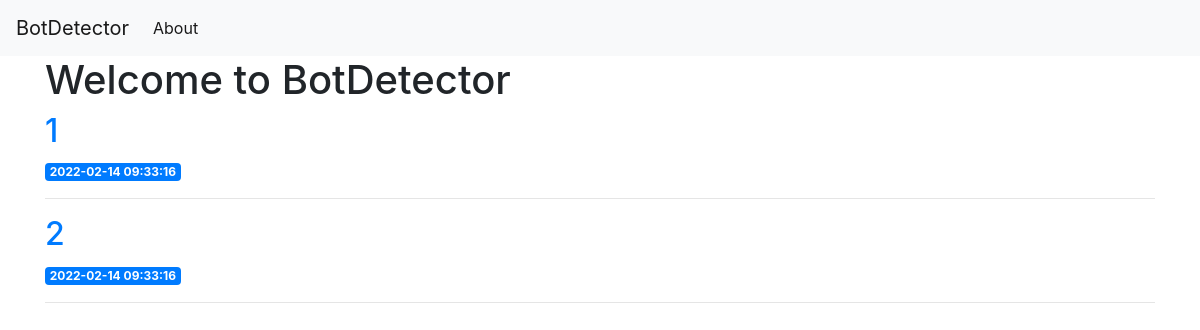
Before: / with the older database file.
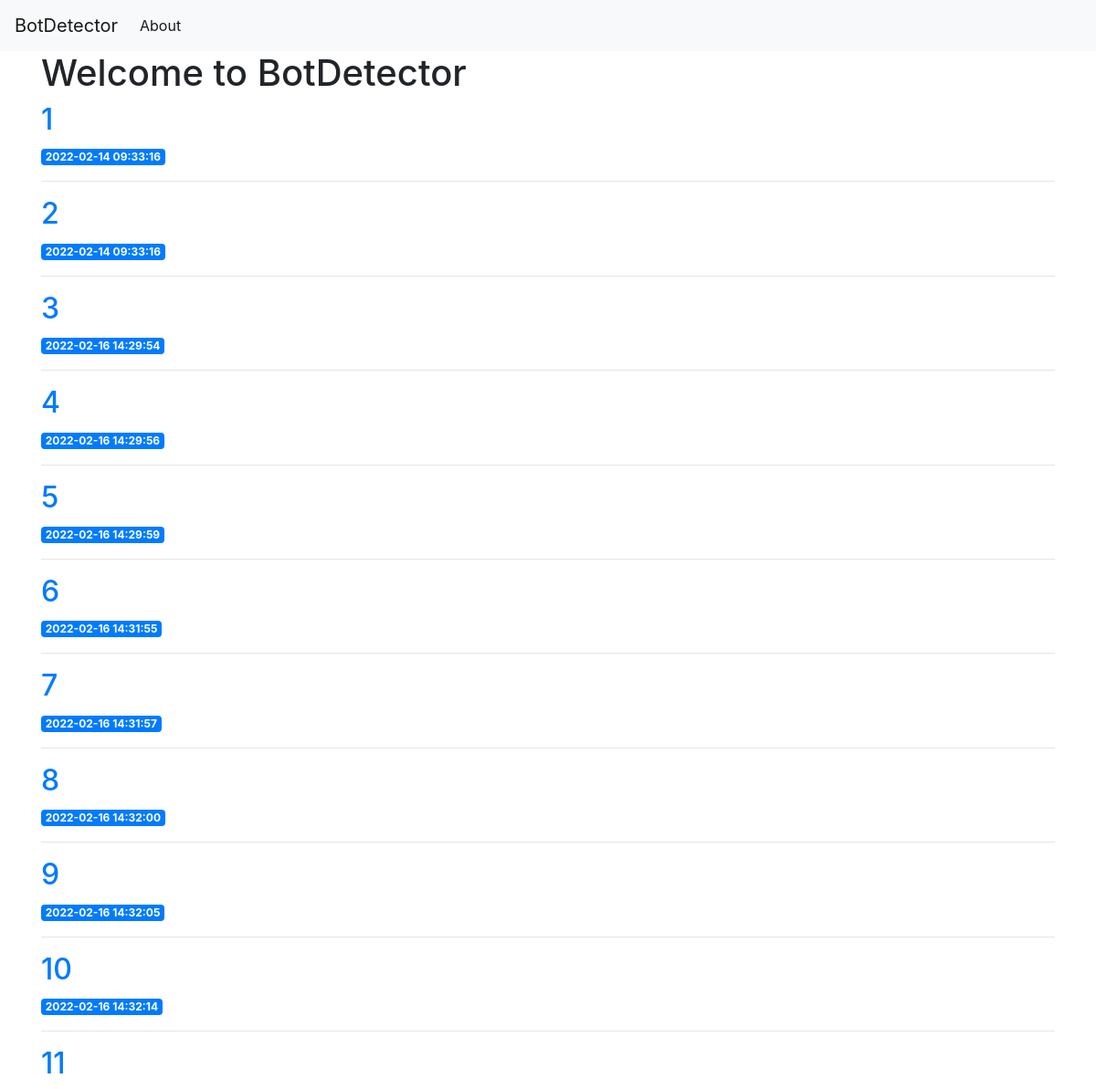
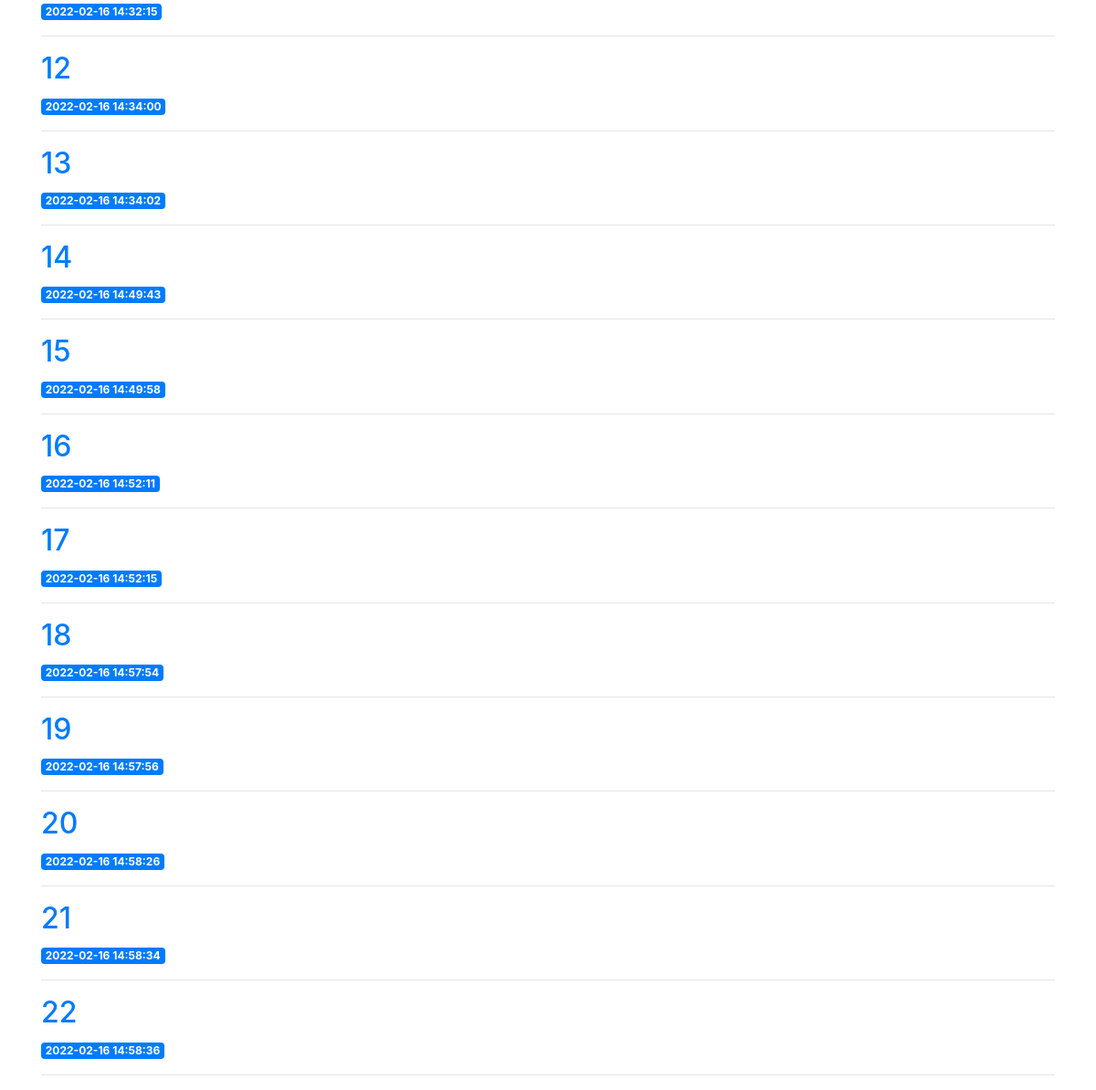
After: the same page with the newer database file (2 pictures, top to bottom).
### tables this page shows
CREATE TABLE data (
    id INTEGER PRIMARY KEY AUTOINCREMENT,
    created TIMESTAMP NOT NULL DEFAULT CURRENT_TIMESTAMP,
    isAutomated TEXT NOT NULL,
    appName TEXT NOT NULL,
    appVersion TEXT NOT NULL,
    cookieEnabled TEXT NOT NULL,
    geolocation TEXT NOT NULL,
    platform TEXT NOT NULL,
    userAgent TEXT NOT NULL,
    javaEnabled TEXT NOT NULL,
    Height INTEGER NOT NULL,
    Width INTEGER NOT NULL,
    OutHeight INTEGER NOT NULL,
    OutWidth INTEGER NOT NULL,
    Opener TEXT NOT NULL,
    evalBrowser INTEGER NOT NULL
);

### app.py (the view)
@app.route('/', methods=['GET'])
def index():
    conn = get_db_connection()
    data = conn.execute('SELECT * FROM data').fetchall()
    conn.close()
    return render_template('index.html', data=data)

### app.py (called while the page is built)
def get_db_connection():
    conn = sqlite3.connect('database.db')
    conn.row_factory = sqlite3.Row
    return conn

### templates/index.html
{% extends 'base.html' %}
{% block content %}
    <h1>{% block title %} Welcome to BotDetector {% endblock %}</h1>
    {% for post in data %}
        <a href="{{ url_for('post', post_id=post['id']) }}">
            <h2>{{ post['id'] }}</h2>
        </a>
        <span class="badge badge-primary">{{ post['created'] }}</span>
        <hr>
    {% endfor %}
{% endblock %}

### templates/base.html (shortened to what this page needs)
<!doctype html>
<html lang="en">
  <head>
    <link rel="stylesheet" href="{{ url_for('static', filename= 'css/style.css') }}">
  </head>
  <body>
    <nav class="navbar navbar-expand-md navbar-light bg-light">
        <a class="navbar-brand" href="{{ url_for('index')}}">BotDetector</a>
        <div class="collapsintegrity="sha384-ggOyR0iXCbMQv3Xipma34MD+dH/1fQ784/j6cY/iJTQUOhcWr7x9JvoRxT2MZw1T"e navbar-collapse" id="navbarNav">
            <ul class="navbar-nav">
            <li class="nav-item active">
                <a class="nav-link" href="#">About</a>
            </li>
            </ul>
        </div>
    </nav>
    <div class="container">
        {% block content %} {% endblock %}
    </div>
  </body>
</html>

Changed rows visible on the page:
added data: id "3", created "2022-02-16 14:29:54"
added data: id "4", created "2022-02-16 14:29:56"
added data: id "5", created "2022-02-16 14:29:59"
added data: id "6", created "2022-02-16 14:31:55"
added data: id "7", created "2022-02-16 14:31:57"
added data: id "8", created "2022-02-16 14:32:00"
added data: id "9", created "2022-02-16 14:32:05"
added data: id "10", created "2022-02-16 14:32:14"
added data: id "11", created "2022-02-16 14:32:15"
added data: id "12", created "2022-02-16 14:34:00"
added data: id "13", created "2022-02-16 14:34:02"
added data: id "14", created "2022-02-16 14:49:43"
added data: id "15", created "2022-02-16 14:49:58"
added data: id "16", created "2022-02-16 14:52:11"
added data: id "17", created "2022-02-16 14:52:15"
added data: id "18", created "2022-02-16 14:57:54"
added data: id "19", created "2022-02-16 14:57:56"
added data: id "20", created "2022-02-16 14:58:26"
added data: id "21", created "2022-02-16 14:58:34"
added data: id "22", created "2022-02-16 14:58:36"
